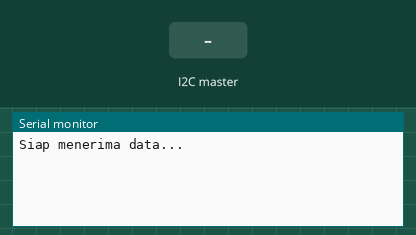
Simulated run of this sketch. Board: Arduino Uno, built with avr-gcc and run on an emulated ATmega328P. Shown: the last lines printed to the serial monitor. The inputs (shaded band) are chosen by the test bench.

Above: at 1.2 s.
1.3 s: the I2C master sends the byte 1
At 2.1 s:
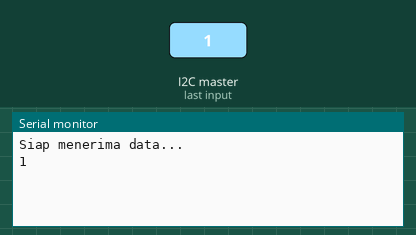
2.8 s: the I2C master sends the byte 0
At 3.2 s:
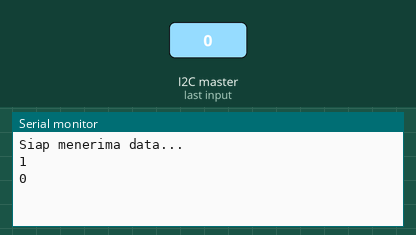

The sketch:

slaveI2C.ino
```cpp
// Arduino Uno sebagai slave
//   yang menerima data melalui I2C

#include <Wire.h>

const int ALAMAT = 4;

void setup()
{
  Serial.begin(9600);
  Wire.begin(ALAMAT);

  // Penanganan kejadian kejadian data diterima
  Wire.onReceive(kejadianPenerimaan);

  Serial.println("Siap menerima data...");
}

void loop()
{

}

void kejadianPenerimaan()
{
  while(Wire.available() > 0)
  {
    byte data = Wire.read();
    Serial.println(data);
  }
}
```

Measured:
- after the input at 1.3 s, the serial monitor: prints a new line at once (image 1)
- after the input at 2.8 s, the serial monitor: prints a new line at once (image 2)
